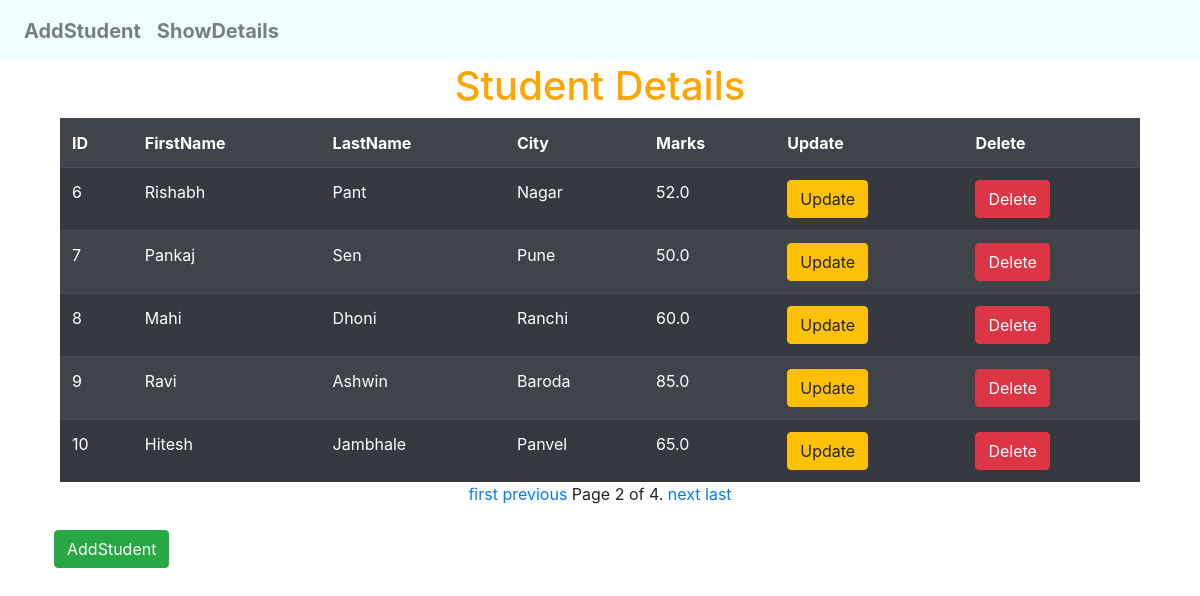
The app's page /student/show/?page=2 with its own data.
### StudentApp/models.py (models this page shows, shortened)
class Student(models.Model):
    fname = models.CharField(max_length=32)
    lname = models.CharField(max_length=32)
    city = models.CharField(max_length=32)
    marks = models.FloatField()

### StudentApp/views.py (the view)
# urls.py: path('show/',views.showStudentView,name='show_student'),
def showStudentView(request):
    student_list = Student.objects.all()
    paginator = Paginator(student_list,5)    #(object_list, per_page, orphans=0, allow_empty_first_page=True)
    page_number = request.GET.get('page')
    page_obj = paginator.get_page(page_number)
    template_name = 'StudentApp/showStudent.html'
    context = {'page_obj':page_obj}
    return render(request, template_name, context)

### templates/StudentApp/showStudent.html (shortened to what this page needs)
{% extends "layout.html" %}
{% block content %}
    <h1 style="text-align:center;color:orange">Student Details</h1>
    <table class="table table-striped table-dark" style="width:90%;margin:auto">
        <tr >
            <th>ID</th>
            <th>FirstName</th>
            <th>LastName</th>
            <th>City</th>
            <th>Marks</th>
            <th>Update</th>
            <th>Delete</th>
        </tr>
        {% for student in page_obj %}
            <tr >
                <td>{{student.id}}</td>
                <td>{{student.fname}}</td>
                <td>{{student.lname}}</td>
                <td>{{student.city}}</td>
                <td>{{student.marks}}</td>
                <td><a href="{% url 'update' student.id %}"><button class="btn btn-warning">Update</button></a></td>
                <td><a href="{% url 'delete' student.id %}"><button class="btn btn-danger">Delete</button></a></td>
            </tr>
        {% endfor %}
    </table>
    <div class="pagination" >
    <span class="step-links" style="margin:auto" >
        {% if page_obj.has_previous %}
            <a  href="?page=1">first</a>
            <a  href="?page={{ page_obj.previous_page_number }}">previous</a>
        {% endif %}
        <span class="current">
            Page {{ page_obj.number }} of {{ page_obj.paginator.num_pages }}.
        </span>
        {% if page_obj.has_next %}
            <a  href="?page={{ page_obj.next_page_number }}">next</a>
            <a  href="?page={{ page_obj.paginator.num_pages }}">last</a>
        {% endif %}
    </span>
</div>
    <br>
    <a  href="{% url 'add_student' %}"><button class="btn btn-success" style="margin-left:4.5%">AddStudent</button></a>
{% endblock %}

### records on screen
Student: id "6", fname "Rishabh", lname "Pant", city "Nagar", marks "52.0"
Student: id "7", fname "Pankaj", lname "Sen", city "Pune", marks "50.0"
Student: id "8", fname "Mahi", lname "Dhoni", city "Ranchi", marks "60.0"
Student: id "9", fname "Ravi", lname "Ashwin", city "Baroda", marks "85.0"
Student: id "10", fname "Hitesh", lname "Jambhale", city "Panvel", marks "65.0"

### other values on screen
{{ page_obj.number }} "2"
{{ page_obj.paginator.num_pages }} "4"
